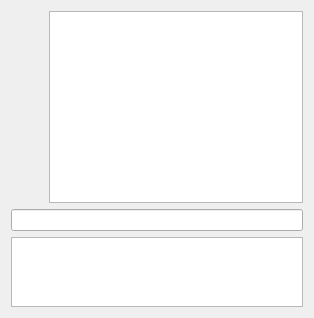
<?xml version="1.0" encoding="UTF-8"?>
<ui version="4.0">
 <class>WdgGame</class>
 <widget class="QWidget" name="WdgGame">
  <property name="geometry">
   <rect>
    <x>0</x>
    <y>0</y>
    <width>314</width>
    <height>274</height>
   </rect>
  </property>
  <property name="windowTitle">
   <string>Form</string>
  </property>
  <layout class="QVBoxLayout" name="verticalLayout_2" stretch="3,1">
   <item>
    <layout class="QHBoxLayout" name="horizontalLayout" stretch="0,0">
     <item>
      <widget class="QFrame" name="frame">
       <property name="sizePolicy">
        <sizepolicy hsizetype="Minimum" vsizetype="Minimum">
         <horstretch>0</horstretch>
         <verstretch>0</verstretch>
        </sizepolicy>
       </property>
       <property name="minimumSize">
        <size>
         <width>32</width>
         <height>32</height>
        </size>
       </property>
      </widget>
     </item>
     <item>
      <widget class="QTableView" name="movesView">
       <property name="sizePolicy">
        <sizepolicy hsizetype="Preferred" vsizetype="MinimumExpanding">
         <horstretch>0</horstretch>
         <verstretch>0</verstretch>
        </sizepolicy>
       </property>
       <property name="minimumSize">
        <size>
         <width>250</width>
         <height>0</height>
        </size>
       </property>
       <property name="editTriggers">
        <set>QAbstractItemView::NoEditTriggers</set>
       </property>
       <property name="alternatingRowColors">
        <bool>true</bool>
       </property>
       <property name="selectionMode">
        <enum>QAbstractItemView::SingleSelection</enum>
       </property>
      </widget>
     </item>
    </layout>
   </item>
   <item>
    <layout class="QVBoxLayout" name="verticalLayout">
     <item>
      <layout class="QGridLayout" name="gridLayout">
       <item row="0" column="0">
        <widget class="QLineEdit" name="lineEdit"/>
       </item>
       <item row="1" column="0">
        <widget class="QListWidget" name="listWidget"/>
       </item>
      </layout>
     </item>
    </layout>
   </item>
  </layout>
 </widget>
 <resources/>
 <connections/>
 <slots>
  <slot>onTurnSelected(QModelIndex)</slot>
  <slot>onValueChanged(int)</slot>
  <slot>onAutoplayToggled(bool)</slot>
 </slots>
</ui>
